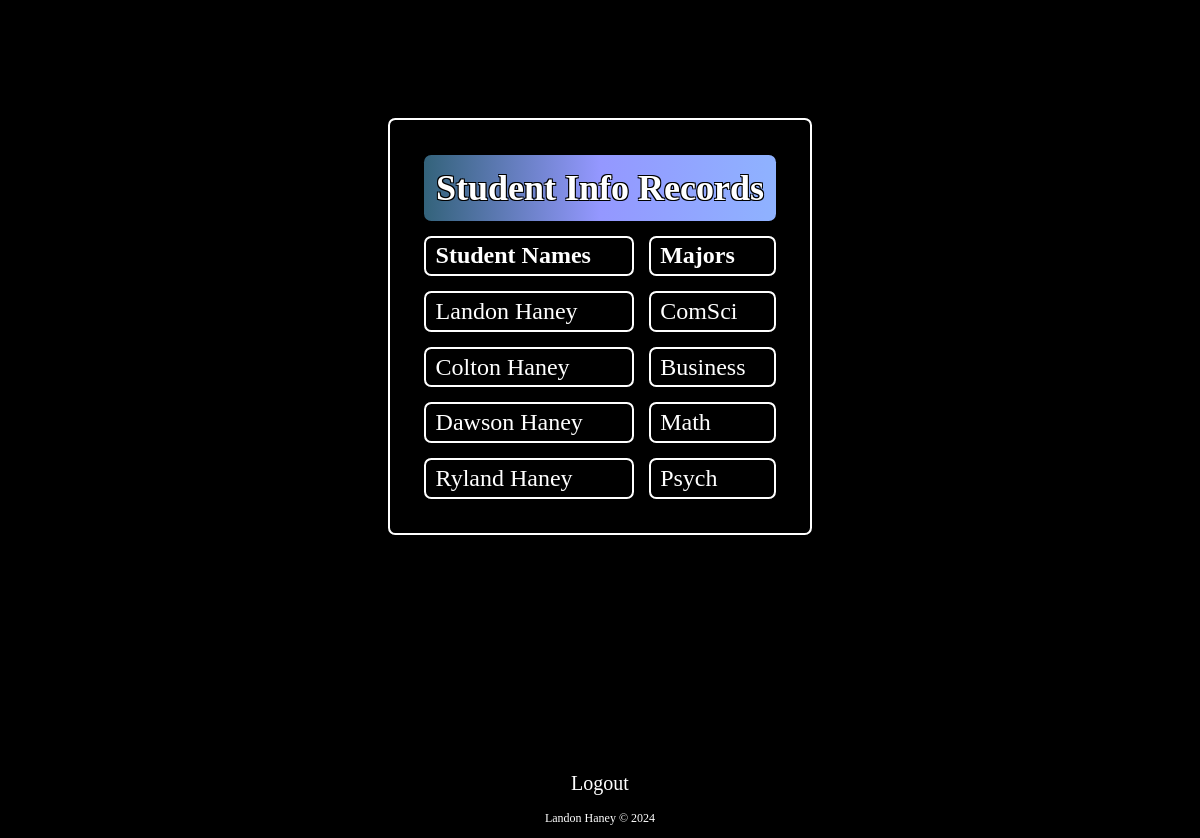
The page /sis_student_view.php on the database its author committed.
### tables this page shows
CREATE TABLE `Students` (
  `stuName` text NOT NULL,
  `IDNumber` int(11) NOT NULL,
  `dateOfBirth` text NOT NULL,
  `email` text NOT NULL,
  `phoneNumber` varchar(20) NOT NULL,
  `major` text NOT NULL,
  `seq` int(11) NOT NULL
);

### sis_student_view.php (the view, shortened to what this page needs)
<!DOCTYPE html>
<html lang="en">
<head>
    <link rel="stylesheet" href="style.css">
</head>
<body>
    <form method="post" action="sis_view.php">
        <table id="table3" align="center">
            <tr>
                <th colspan="8">Student Info Records</th>
            </tr>
            <tr class="bold">
                <td>Student Names</td>
                <td>Majors</td>
            </tr>
            <tr>
                <?php
                    $con = mysqli_connect("localhost", "root", "", "DBFinal");
                    $que = "SELECT * FROM Students";
                    $run = mysqli_query($con, $que);
                    $i = 1;
                    while($row = mysqli_fetch_array($run)){
                        $stu_name = $row['0'];
                        $stu_major = $row['5'];
                        ?>
                        <td><?php echo $stu_name; $i++; ?></td>
                        <td><?php echo $stu_major; ?></td>
                </tr>
            <?php
                }
            ?>
        </table>
    </form>
    <br>
    <br>
    <br>
    <div style="text-align: center; padding-top: 4rem;" >
        <a style="font-size: 20px;" href="sis_logout.php">Logout</a>
    </div>
        <p class="copyright">Landon Haney &#169 2024</p>
</body>
</html>

### style.css (style rules this page uses)
* { background-color: black; color: white; font-size: 1.5rem; text-decoration: none; }
table { margin-top: 10%; border: 2px solid white; border-radius: 0.3rem; align-items: center; padding: 0.8rem; border-collapse: separate; border-spacing: 15px; }
.bold { font-weight: bold; }
tr { padding: 0.5rem; }
td { border: 2px solid white; border-radius: 0.3rem; text-align: left; min-width: fit-content; padding: 0.2rem 0.4rem; max-height: fit-content; }
th { background: linear-gradient( 90deg, hsl(200, 41%, 34%), hsl(238, 100%, 79%), hsl(221, 100%, 78%) ); text-align: center; color: white; border-radius: 0.3rem; text-shadow: -1px -1px 0 black, 1px -1px 0 black, -1px 1px 0 black, 1px 1px 0 black; padding: 0.5rem; }
a { font-size: 1rem; }
.copyright { position: relative; height: 10%; text-align: center; font-size: 0.5rem; }
#table3 td { font-size: 1rem; }

### rows shown on the page
students: stuName "Landon Haney", major "ComSci"
students: stuName "Colton Haney", major "Business"
students: stuName "Dawson Haney", major "Math"
students: stuName "Ryland Haney", major "Psych"
